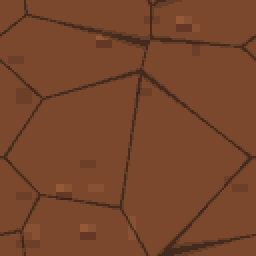
#> input picture GameIame/seasons/summer/farm/dirt_pixel.png, 128 x 128 px, found by its file name (shown 2 times larger)
$ python gen_season_fx.py
#> lines starting #> are read from the running program, lines starting #| are printed output that depends on the picture
"""生成《田间风云》季节特效贴图 + 夏日干裂地面。

用法:
  python gen_season_fx.py <project_root>

产物:
  seasons/fx/leaf_gold.png   24x24  秋叶（金黄）
  seasons/fx/leaf_red.png    24x24  秋叶（赤褐）
  seasons/fx/snow.png        10x10  雪花
  seasons/fx/petal.png       14x14  春花瓣
  seasons/fx/dust.png        8x8    夏日浮尘
  seasons/summer/farm/dirt_pixel*.png / farmland_*.png  叠加干裂纹
"""

import hashlib
import math
import os
import random
import sys

from PIL import Image, ImageDraw

ROOT = sys.argv[1] if len(sys.argv) > 1 else r"D:\aigame\GameIame"
FX_DIR = os.path.join(ROOT, "seasons", "fx")
SUMMER_DIR = os.path.join(ROOT, "seasons", "summer", "farm")


def ensure_dir(p):
    if not os.path.isdir(p):
        os.makedirs(p)


def polygon_ellipse(cx, cy, rx, ry, angle_deg, steps=36):
    a = math.radians(angle_deg)
    ca, sa = math.cos(a), math.sin(a)
    pts = []
    for i in range(steps):
        t = 2.0 * math.pi * i / steps
        x = rx * math.cos(t)
        y = ry * math.sin(t)
        pts.append((cx + x * ca - y * sa, cy + x * sa + y * ca))
    return pts


def draw_leaf(size, fill, outline, vein):
    img = Image.new("RGBA", (size, size), (0, 0, 0, 0))
    d = ImageDraw.Draw(img)
    cx = cy = size / 2.0
    rx, ry = size * 0.30, size * 0.46
    # 叶身：旋转 38 度的椭圆
    body = polygon_ellipse(cx, cy, rx, ry, 38)
    d.polygon(body, fill=fill)
    # 叶柄
    stem_dx = -math.sin(math.radians(38)) * ry * 0.95
    stem_dy = math.cos(math.radians(38)) * ry * 0.95
    d.line([(cx, cy), (cx + stem_dx, cy + stem_dy)], fill=outline, width=1)
    # 主叶脉
    d.line([(cx - stem_dx * 0.7, cy - stem_dy * 0.7), (cx + stem_dx * 0.55, cy + stem_dy * 0.55)],
           fill=vein, width=1)
    # 4 条侧脉
    for k in (-0.45, -0.15, 0.15, 0.45):
        px = cx + stem_dx * k
        py = cy + stem_dy * k
        d.line([(px, py), (px + math.sin(math.radians(38)) * rx * 0.85,
                           py - math.cos(math.radians(38)) * rx * 0.85)], fill=vein, width=1)
        d.line([(px, py), (px - math.sin(math.radians(38)) * rx * 0.85,
                           py + math.cos(math.radians(38)) * rx * 0.85)], fill=vein, width=1)
    # 描边（只描外轮廓，颜色比叶身深）
    d.line(body + [body[0]], fill=outline, width=1)
    return img


def draw_snow(size):
    """冷色描边 + 白芯的小雪团：落在雪地上也能看清。"""
    img = Image.new("RGBA", (size, size), (0, 0, 0, 0))
    d = ImageDraw.Draw(img)
    c = size / 2.0
    d.ellipse([c - 5, c - 5, c + 5, c + 5], fill=(158, 180, 214, 170))
    d.ellipse([c - 3.5, c - 3.5, c + 3.5, c + 3.5], fill=(206, 222, 244, 235))
    d.ellipse([c - 2, c - 2, c + 2, c + 2], fill=(255, 255, 255, 255))
    return img


def draw_petal(size):
    img = Image.new("RGBA", (size, size), (0, 0, 0, 0))
    d = ImageDraw.Draw(img)
    cx = cy = size / 2.0
    d.polygon(polygon_ellipse(cx, cy, size * 0.22, size * 0.42, 20),
              fill=(247, 183, 205, 235))
    d.polygon(polygon_ellipse(cx + 1, cy - 1, size * 0.10, size * 0.22, 20),
              fill=(255, 214, 226, 235))
    return img


def draw_dust(size):
    img = Image.new("RGBA", (size, size), (0, 0, 0, 0))
    d = ImageDraw.Draw(img)
    d.ellipse([1, 1, size - 2, size - 2], fill=(214, 176, 120, 120))
    d.ellipse([2, 2, size - 3, size - 3], fill=(226, 194, 142, 160))
    return img


# ---------------------------------------------------------------- 干裂地面

# [30 lines left out: function crack_paths, not called in this run]


def bake_cracks(path, seed):
    """环形 Voronoi：裂缝是相邻泥块之间的缝隙，可无缝拼接。"""
    import numpy as np

    rng = random.Random(seed)
    img = Image.open(path).convert("RGBA")
    w, h = img.size
    size = w

    # 1. 日晒褪色：略微降饱和、提亮
    px = img.load()
    for yy in range(h):
        for xx in range(w):
            r, g, b, a = px[xx, yy]
            lum = 0.299 * r + 0.587 * g + 0.114 * b
            r = int(r * 0.90 + lum * 0.11)
            g = int(g * 0.90 + lum * 0.11)
            b = int(b * 0.90 + lum * 0.11)
            px[xx, yy] = (min(255, r + 6), min(255, g + 4), min(255, b + 2), a)

    # 2. 环形 Voronoi 裂缝
    n_cells = rng.randint(6, 8)
    seeds = [(rng.uniform(0, size), rng.uniform(0, size)) for _ in range(n_cells)]
    ys, xs = np.mgrid[0:size, 0:size].astype(np.float32)
    dists = []
    for (sx, sy) in seeds:
        dx = np.abs(xs - sx)
        dy = np.abs(ys - sy)
        dx = np.minimum(dx, size - dx)   # 环形距离 -> 可无缝铺贴
        dy = np.minimum(dy, size - dy)
        dists.append(np.sqrt(dx * dx + dy * dy))
    d = np.stack(dists, axis=0)
    d.sort(axis=0)
    gap = d[1] - d[0]
    seam = gap < 1.7

    arr = np.asarray(img).astype(np.float32)
    rgb = arr[:, :, :3]
    # 缝隙内部更暗，边缘略亮一点，模拟干裂受光
    dark = seam & (gap < 0.8)
    edge = seam & ~dark
    rgb[dark] = rgb[dark] * 0.52 + 6
    rgb[edge] = rgb[edge] * 0.76 + 8
    arr[:, :, :3] = np.clip(rgb, 0, 255)
    return Image.fromarray(arr.astype(np.uint8), "RGBA")


def main():
    ensure_dir(FX_DIR)

    draw_leaf(24, (214, 158, 56, 255), (108, 66, 24, 255), (150, 100, 38, 255)).save(
        os.path.join(FX_DIR, "leaf_gold.png"))
#> in draw_leaf, `img = Image.new("RGBA", (size, size), (0, 0, 0, 0))`: img: PIL image 24x24 RGBA; every value is 0
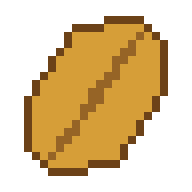
#> saved as leaf_gold.png: PIL image 24x24 RGBA (shown 8 times larger); mean R, G, B, A 87.2, 62.7, 22.4, 118.6; transparent parts drawn white
    draw_leaf(24, (188, 92, 48, 255), (96, 44, 26, 255), (136, 62, 34, 255)).save(
        os.path.join(FX_DIR, "leaf_red.png"))
#> the loop in polygon_ellipse (call 2), `for i in range(steps):` made 36 passes
#> (t, x, y) on passes 1 to 12: (0, 7.2, 0), (0.175, 7.09, 1.92), (0.349, 6.77, 3.78), (0.524, 6.24, 5.52), (0.698, 5.52, 7.1), (0.873, 4.63, 8.46), (1.05, 3.6, 9.56), (1.22, 2.46, 10.37), (1.4, 1.25, 10.87), (1.57, 4.41e-16, 11.04), (1.75, -1.25, 10.87), (1.92, -2.46, 10.37)
#> the loop in draw_leaf (call 2), `for k in (-0.45, -0.15, 0.15, 0.45):` made 4 passes
#> (px, py) on passes 1 to 4: (14.91, 8.28), (12.97, 10.76), (11.03, 13.24), (9.09, 15.72)
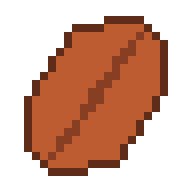
#> saved as leaf_red.png: PIL image 24x24 RGBA (shown 8 times larger); mean R, G, B, A 76.9, 37.2, 19.7, 118.6; transparent parts drawn white
    draw_snow(10).save(os.path.join(FX_DIR, "snow.png"))
    draw_petal(14).save(os.path.join(FX_DIR, "petal.png"))
    draw_dust(8).save(os.path.join(FX_DIR, "dust.png"))

    targets = ["dirt_pixel.png", "dirt_pixel_2.png", "dirt_pixel_3.png", "dirt_pixel_4.png",
               "farmland_1.png", "farmland_2.png", "farmland_3.png", "farmland_4.png"]
    for name in targets:
        p = os.path.join(SUMMER_DIR, name)
        if not os.path.exists(p):
            print("skip missing", p)
            continue
        seed = int(hashlib.md5(name.encode("utf-8")).hexdigest()[:8], 16)
        bake_cracks(p, seed).save(p)
#> in bake_cracks, img is the input picture: PIL image 128x128 RGBA; mean R, G, B, A 119, 69.9, 44, 255
#> in bake_cracks, `rgb[dark] = rgb[dark] * 0.52 + 6`: rgb: shape (128, 128, 3) float32; mean R, G, B 119.8, 74.9, 49.4
#> in bake_cracks, `rgb[edge] = rgb[edge] * 0.76 + 8`: rgb: shape (128, 128, 3) float32; mean R, G, B 118.9, 74.5, 49.2
#> in bake_cracks, `arr[:, :, :3] = np.clip(rgb, 0, 255)`: arr: shape (128, 128, 4) float32; mean R, G, B, A 118.9, 74.5, 49.2, 255
#> in bake_cracks, `return Image.fromarray(arr.astype(np.uint8), "RGBA")`:
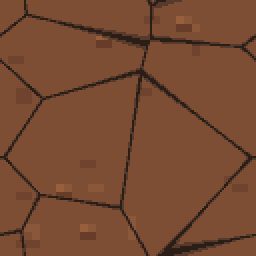
#> returned value: PIL image 128x128 RGBA (shown 2 times larger); mean R, G, B, A 118.8, 74.4, 49.2, 255
        print("cracked", name)
#> pass 2 of the loop in main, `for name in targets:`:
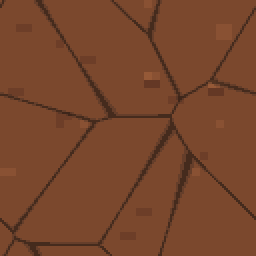
#> input picture GameIame/seasons/summer/farm/dirt_pixel_2.png, 128 x 128 px, found by its file name (shown 2 times larger)
#> in bake_cracks, img is the input picture: PIL image 128x128 RGBA; mean R, G, B, A 119, 69.9, 44, 255
#> in bake_cracks (call 2), `return Image.fromarray(arr.astype(np.uint8), "RGBA")`:
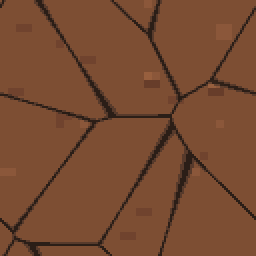
#> returned value: PIL image 128x128 RGBA (shown 2 times larger); mean R, G, B, A 118.8, 74.5, 49.2, 255
#> pass 3 of the loop in main, `for name in targets:`:
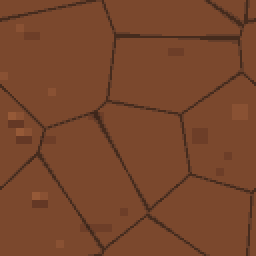
#> input picture GameIame/seasons/summer/farm/dirt_pixel_3.png, 128 x 128 px, found by its file name (shown 2 times larger)
#> in bake_cracks, img is the input picture: PIL image 128x128 RGBA; mean R, G, B, A 119.4, 70.1, 44.1, 255
#> in bake_cracks (call 3), `return Image.fromarray(arr.astype(np.uint8), "RGBA")`:
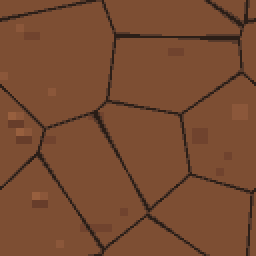
#> returned value: PIL image 128x128 RGBA (shown 2 times larger); mean R, G, B, A 119.5, 74.8, 49.4, 255
#> the loop made 8 passes; the first 3 are shown

    print("done ->", FX_DIR)


if __name__ == "__main__":
    main()
